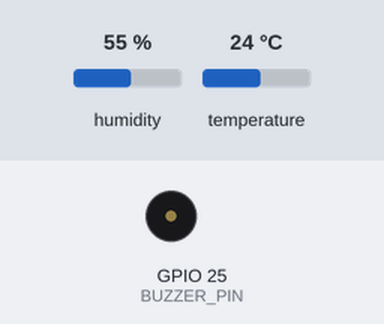
The sketch below on a simulated ESP32. On the bench: buzzer (waves = sounding). Inputs (shaded band) come from the test bench; at power-on: temperature 24 °C, humidity 55 %. WiFi joins after 1.5 s; servers stay silent unless stated; what the sketch prints to the serial monitor is not drawn.

Above: at 3.0 s.
3.1 s: temperature set to 28 °C
5.3 s: temperature set to 31 °C
At 8.3 s:
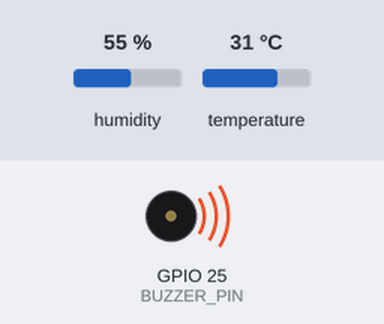
15.2 s: temperature set to 33 °C
At 16.7 s:
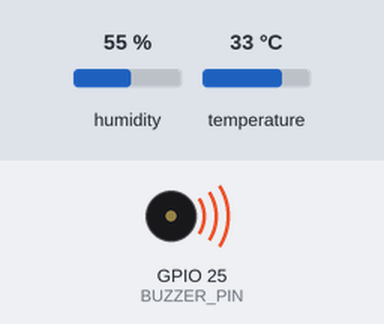
18.7 s: temperature set to 36 °C
Timing chart, 0 to 26.7 s (numbered marks = the images above; inputs shaded):
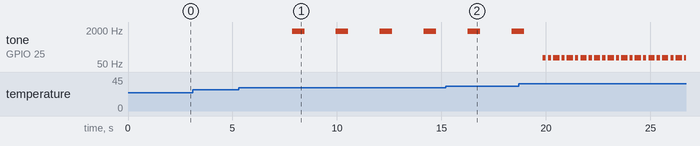

Measured:
- the behaviour switches between 29 and 30 °C on temperature (found by bisection; images 0 and 1)
- after the input at 3.1 s, every drawn part: stays the same
- after the input at 5.3 s, tone on GPIO 25 (BUZZER_PIN): alternates 1700 Hz for 0.60 s and silent for 1.5 s, starting after 2.5 s

The sketch:

codelab.ino
```cpp
/*
 * SMART CAGE - PETERNAKAN AYAM PETELUR
 * Monitoring Suhu dengan DHT11 + Buzzer Alert + Blynk
 *
 * FIX: Ganti pin buzzer ke GPIO 25 (aman untuk PWM)
 *
 * Ketentuan:
 * - Suhu >= 35°C (PANAS) -> Buzzer KENCANG (beep cepat)
 * - Suhu 28-34°C (HANGAT) -> Buzzer sedang (beep lambat)
 * - Suhu < 28°C (NORMAL) -> Buzzer mati
 */

#define BLYNK_TEMPLATE_ID "TMPL6J0XhZm-J"
#define BLYNK_TEMPLATE_NAME "CodelabModul6"
#define BLYNK_AUTH_TOKEN "x9GMjslkCIqTm6RRX7eKcL3Urlr-JiSO"

#include <WiFi.h>
#include <BlynkSimpleEsp32.h>
#include <DHT.h>

// Konfigurasi WiFi
char ssid[] = "OPPO A5 2020";
char pass[] = "sektalah";

// Pin Configuration
#define DHTPIN 4          // Pin DHT11 (GPIO 4)
#define DHTTYPE DHT11     // Tipe sensor DHT11
#define BUZZER_PIN 25     // Pin Buzzer (GPIO 25) - GANTI DARI GPIO 5!

// Inisialisasi DHT
DHT dht(DHTPIN, DHTTYPE);

// Blynk Virtual Pins
#define VPIN_TEMPERATURE V0   // Gauge suhu
#define VPIN_HUMIDITY V1      // Gauge kelembaban
#define VPIN_STATUS V2        // Label status

// Variabel global
float temperature = 0;
float humidity = 0;
String statusKandang = "NORMAL";

// Timer Blynk
BlynkTimer timer;

// Variabel untuk kontrol buzzer non-blocking
unsigned long lastBuzzerTime = 0;
int buzzerState = 0;
int buzzerMode = 0; // 0=mati, 1=sedang, 2=kencang
int beepCount = 0;  // Counter untuk beep berulang

void setup() {
  Serial.begin(115200);

  // Setup Pin Buzzer
  pinMode(BUZZER_PIN, OUTPUT);
  digitalWrite(BUZZER_PIN, LOW);

  // Inisialisasi DHT
  dht.begin();

  // Koneksi ke Blynk
  Serial.println("Menghubungkan ke WiFi...");
  Blynk.begin(BLYNK_AUTH_TOKEN, ssid, pass);

  // Tampilkan IP Address
  Serial.println("\n========================================");
  Serial.println("  SMART CAGE SYSTEM STARTED!");
  Serial.println("  Buzzer Pin: GPIO 25");
  Serial.print("  WiFi Connected! IP: ");
  Serial.println(WiFi.localIP());
  Serial.println("========================================\n");

  // Set timer untuk membaca sensor setiap 2 detik
  timer.setInterval(2000L, readSensorAndControl);
}

void loop() {
  Blynk.run();
  timer.run();

  // Handle buzzer dengan non-blocking
  handleBuzzer();
}

// Fungsi membaca sensor dan kontrol buzzer
void readSensorAndControl() {
  // Baca data sensor
  humidity = dht.readHumidity();
  temperature = dht.readTemperature();

  // Cek jika pembacaan gagal
  if (isnan(humidity) || isnan(temperature)) {
    Serial.println("❌ Error: Gagal membaca sensor DHT!");
    return;
  }

  // Tampilkan di Serial Monitor
  Serial.println("=============================");
  Serial.print("🌡️  Suhu: ");
  Serial.print(temperature);
  Serial.println(" °C");
  Serial.print("💧 Kelembaban: ");
  Serial.print(humidity);
  Serial.println(" %");

  // Logika kontrol berdasarkan suhu
  if (temperature >= 35) {
    // SUHU PANAS EKSTREM - Buzzer KENCANG
    statusKandang = "🔥 PANAS! NYALAKAN KIPAS SEKARANG!";
    buzzerMode = 2; // Mode kencang
    Serial.println("🚨 Status: PANAS EKSTREM! Buzzer KENCANG");

  } else if (temperature >= 30 && temperature < 35) {
    // SUHU HANGAT - Buzzer sedang
    statusKandang = "⚠️ HANGAT - Segera nyalakan kipas";
    buzzerMode = 1; // Mode sedang
    Serial.println("⚠️  Status: HANGAT - Buzzer SEDANG");

  } else {
    // SUHU NORMAL - Buzzer mati
    statusKandang = "✅ NORMAL - Kondisi aman";
    buzzerMode = 0; // Mode mati
    Serial.println("✅ Status: NORMAL - Buzzer MATI");
  }

  Serial.println("=============================\n");

  // Kirim data ke Blynk
  Blynk.virtualWrite(VPIN_TEMPERATURE, temperature);
  Blynk.virtualWrite(VPIN_HUMIDITY, humidity);
  Blynk.virtualWrite(VPIN_STATUS, statusKandang);
}

// Fungsi handle buzzer non-blocking
void handleBuzzer() {
  unsigned long currentTime = millis();

  if (buzzerMode == 2) {
    // ===== MODE KENCANG (Panas Ekstrem) =====
    // Pattern: 3x beep cepat, pause, repeat
    // BEEP-BEEP-BEEP ... BEEP-BEEP-BEEP

    if (buzzerState == 0 && currentTime - lastBuzzerTime >= 100) {
      // Nyalakan buzzer
      tone(BUZZER_PIN, 100); // Frekuensi SANGAT tinggi
      buzzerState = 1;
      lastBuzzerTime = currentTime;
      beepCount++;
      Serial.println("🔊 BEEP! (Mode KENCANG)");
    }
    else if (buzzerState == 1 && currentTime - lastBuzzerTime >= 150) {
      // Matikan buzzer
      noTone(BUZZER_PIN);
      buzzerState = 0;
      lastBuzzerTime = currentTime;

      // Reset counter setelah 3 beep, pause lebih lama
      if (beepCount >= 3) {
        beepCount = 0;
        lastBuzzerTime = currentTime + 300; // Pause 300ms
      }
    }

  } else if (buzzerMode == 1) {
    // ===== MODE SEDANG (Hangat) =====
    // Pattern: 1x beep panjang, pause lama
    // BEEEEEP ... BEEEEEP

    if (buzzerState == 0 && currentTime - lastBuzzerTime >= 1500) {
      // Nyalakan buzzer
      tone(BUZZER_PIN, 1700); // Frekuensi medium
      buzzerState = 1;
      lastBuzzerTime = currentTime;
      Serial.println("🔔 BEEP (Mode SEDANG)");
    }
    else if (buzzerState == 1 && currentTime - lastBuzzerTime >= 600) {
      // Matikan buzzer
      noTone(BUZZER_PIN);
      buzzerState = 0;
      lastBuzzerTime = currentTime;
    }

  } else {
    // ===== MODE MATI (Normal) =====
    noTone(BUZZER_PIN);
    digitalWrite(BUZZER_PIN, LOW);
    buzzerState = 0;
    beepCount = 0;
  }
}

// Callback saat ESP32 terhubung ke Blynk
BLYNK_CONNECTED() {
  Serial.println("✅ Terhubung ke Blynk Cloud!");
  Blynk.virtualWrite(VPIN_STATUS, "Sistem Online");
}
```
